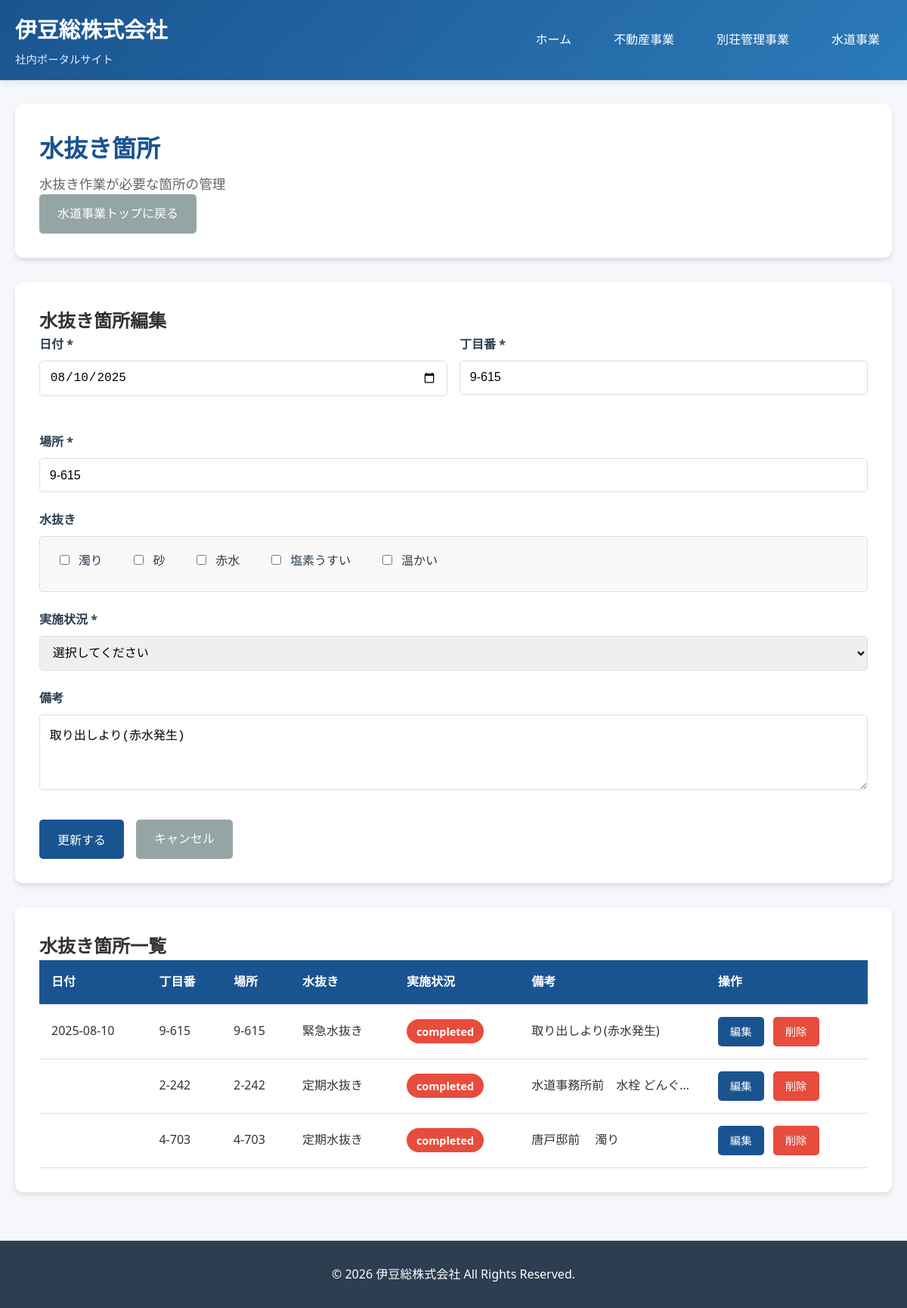
/modules/water_service/water_drainage.php?edit=2, run on the app's committed database.
### tables this page shows
CREATE TABLE water_drainage_locations (
        id INTEGER PRIMARY KEY AUTOINCREMENT,
        location_name TEXT NOT NULL,
        address TEXT NOT NULL,
        property_owner TEXT,
        contact_info TEXT,
        drainage_type TEXT,
        last_drainage_date DATE,
        next_scheduled_date DATE,
        status TEXT DEFAULT 'pending',
        notes TEXT,
        created_at DATETIME DEFAULT CURRENT_TIMESTAMP,
        updated_at DATETIME DEFAULT CURRENT_TIMESTAMP
    );

### includes/db.php (called while the page is built, shortened)
<?php
class Database {
    private static $instance = null;
    private $db;
    private function __construct() {
        try {
            $this->db = new PDO('sqlite:' . DB_PATH);
            $this->db->setAttribute(PDO::ATTR_ERRMODE, PDO::ERRMODE_EXCEPTION);
            $this->db->setAttribute(PDO::ATTR_DEFAULT_FETCH_MODE, PDO::FETCH_ASSOC);
        } catch (PDOException $e) {
            die('データベース接続エラー: ' . $e->getMessage());
        }
    }
    public static function getInstance() {
        if (self::$instance === null) {
            self::$instance = new self();
        }
        return self::$instance;
    }
    public function query($sql, $params = []) {
        try {
            $stmt = $this->db->prepare($sql);
            $stmt->execute($params);
            return $stmt;
        } catch (PDOException $e) {
            error_log('SQL Error: ' . $e->getMessage());
            return false;
        }
    }
    public function fetchAll($sql, $params = []) {
        $stmt = $this->query($sql, $params);
        return $stmt ? $stmt->fetchAll() : [];
    }
    public function fetchOne($sql, $params = []) {
        $stmt = $this->query($sql, $params);
        return $stmt ? $stmt->fetch() : null;
    }
}

### modules/water_service/water_drainage.php (the view, shortened to what this page needs)
<?php
require_once __DIR__ . '/../../includes/db.php';
$db = Database::getInstance();
$edit_location = null;
if (isset($_GET['edit'])) {
    $edit_location = $db->fetchOne("SELECT * FROM water_drainage_locations WHERE id = ?", [(int)$_GET['edit']]);
}
$locations = $db->fetchAll("SELECT * FROM water_drainage_locations ORDER BY next_scheduled_date ASC");
include __DIR__ . '/../../includes/header.php';
?>
<div class="page-header">
    <h1>水抜き箇所</h1>
    <p>水抜き作業が必要な箇所の管理</p>
    <a href="/modules/water_service/index.php" class="btn btn-secondary">水道事業トップに戻る</a>
</div>
<?php
$drainage_conditions_array = [];
if ($edit_location && isset($edit_location['drainage_type'])) {
    $drainage_conditions_array = array_map('trim', explode(',', $edit_location['drainage_type']));
}
?>
<div class="form-container">
    <h2><?php echo $edit_location ? '水抜き箇所編集' : '新規水抜き箇所登録'; ?></h2>
    <form method="POST">
        <div class="form-row">
            <div class="form-group">
                <label for="drainage_date">日付 *</label>
                <input type="date" id="drainage_date" name="drainage_date" required
                       value="<?php echo htmlspecialchars($edit_location['last_drainage_date'] ?? ''); ?>">
            </div>
            <div class="form-group">
                <label for="district_number">丁目番 *</label>
                <input type="text" id="district_number" name="district_number" required
                       placeholder="例: 1丁目23番地"
                       value="<?php echo htmlspecialchars($edit_location['address'] ?? ''); ?>">
            </div>
        </div>
        <div class="form-group">
            <label for="location_name">場所 *</label>
            <input type="text" id="location_name" name="location_name" required
                   placeholder="例: 山田様宅前"
                   value="<?php echo htmlspecialchars($edit_location['location_name'] ?? ''); ?>">
        </div>
        <div class="form-group">
            <label>水抜き</label>
            <div class="checkbox-group">
                <label class="checkbox-label">
                    <input type="checkbox" name="drainage_turbid" value="1"
                           <?php echo in_array('濁り', $drainage_conditions_array) ? 'checked' : ''; ?>>
                    <span>濁り</span>
                </label>
                <label class="checkbox-label">
                    <input type="checkbox" name="drainage_sand" value="1"
                           <?php echo in_array('砂', $drainage_conditions_array) ? 'checked' : ''; ?>>
                    <span>砂</span>
                </label>
                <label class="checkbox-label">
                    <input type="checkbox" name="drainage_red" value="1"
                           <?php echo in_array('赤水', $drainage_conditions_array) ? 'checked' : ''; ?>>
                    <span>赤水</span>
                </label>
                <label class="checkbox-label">
                    <input type="checkbox" name="drainage_chlorine" value="1"
                           <?php echo in_array('塩素うすい', $drainage_conditions_array) ? 'checked' : ''; ?>>
                    <span>塩素うすい</span>
                </label>
                <label class="checkbox-label">
                    <input type="checkbox" name="drainage_warm" value="1"
                           <?php echo in_array('温かい', $drainage_conditions_array) ? 'checked' : ''; ?>>
                    <span>温かい</span>
                </label>
            </div>
        </div>
        <div class="form-group">
            <label for="implementation_status">実施状況 *</label>
            <select id="implementation_status" name="implementation_status" required>
                <option value="">選択してください</option>
            </select>
        </div>
        <div class="form-group">
            <label for="notes">備考</label>
            <textarea id="notes" name="notes" rows="4" placeholder="その他特記事項があれば記入してください"><?php echo htmlspecialchars($edit_location['notes'] ?? ''); ?></textarea>
        </div>
        <div class="form-actions">
            <button type="submit" class="btn"><?php echo $edit_location ? '更新する' : '登録する'; ?></button>
            <?php if ($edit_location): ?>
                <a href="water_drainage.php" class="btn btn-secondary">キャンセル</a>
            <?php endif; ?>
        </div>
    </form>
</div>
<div class="table-container" style="margin-top: 2rem;">
    <h2>水抜き箇所一覧</h2>
    <?php if (count($locations) > 0): ?>
        <div class="table-responsive">
            <table>
                <thead>
                    <tr>
                        <th>日付</th>
                        <th>丁目番</th>
                        <th>場所</th>
                        <th>水抜き</th>
                        <th>実施状況</th>
                        <th>備考</th>
                        <th>操作</th>
                    </tr>
                </thead>
                <tbody>
                    <?php foreach ($locations as $location): ?>
                        <tr>
                            <td data-label="日付"><?php echo $location['last_drainage_date'] ?? '-'; ?></td>
                            <td data-label="丁目番"><?php echo htmlspecialchars($location['address']); ?></td>
                            <td data-label="場所"><?php echo htmlspecialchars($location['location_name']); ?></td>
                            <td data-label="水抜き"><?php echo htmlspecialchars($location['drainage_type'] ?? '-'); ?></td>
                            <td data-label="実施状況">
                                <span class="badge badge-<?php
                                    echo $location['status'] === '実施済み' ? 'success' :
                                        ($location['status'] === '実施中' ? 'info' :
                                        ($location['status'] === '未実施' ? 'warning' : 'error'));
                                ?>">
                                    <?php echo htmlspecialchars($location['status']); ?>
                                </span>
                            </td>
                            <td data-label="備考" class="notes-cell"><?php echo htmlspecialchars($location['notes'] ?? '-'); ?></td>
                            <td data-label="操作" class="action-cell">
                                <a href="?edit=<?php echo $location['id']; ?>" class="btn btn-sm">編集</a>
                                <a href="?delete=<?php echo $location['id']; ?>"
                                   class="btn btn-sm btn-warning"
                                   onclick="return confirm('本当に削除しますか？')">削除</a>
                            </td>
                        </tr>
                    <?php endforeach; ?>
                </tbody>
            </table>
        </div>
    <?php else: ?>
        <p>登録されている水抜き箇所はありません。</p>
    <?php endif; ?>
</div>
<?php include __DIR__ . '/../../includes/footer.php'; ?>

### assets/css/style.css (style rules this page uses)
:root { --primary-color: #1a5490; --secondary-color: #2c7ab8; --accent-color: #f39c12; --success-color: #27ae60; --warning-color: #e74c3c; --dark-color: #2c3e50; --light-color: #ecf0f1; --text-color: #333; --bg-color: #f5f7fa; --card-shadow: 0 4px 6px rgba(0, 0, 0, 0.1); --card-hover-shadow: 0 8px 15px rgba(0, 0, 0, 0.2); }
* { margin: 0; padding: 0; box-sizing: border-box; }
body { font-family: 'Segoe UI', 'Hiragino Kaku Gothic ProN', 'Meiryo', sans-serif; background-color: var(--bg-color); color: var(--text-color); line-height: 1.6; }
.page-header { background: white; padding: 2rem; border-radius: 10px; box-shadow: var(--card-shadow); margin-bottom: 2rem; }
.page-header h1 { color: var(--primary-color); font-size: 2rem; margin-bottom: 0.5rem; }
.page-header p { color: #666; font-size: 1.1rem; }
.table-container { background: white; border-radius: 10px; padding: 2rem; box-shadow: var(--card-shadow); overflow-x: auto; }
table { width: 100%; border-collapse: collapse; }
table thead { background: var(--primary-color); color: white; }
table th, table td { padding: 1rem; text-align: left; border-bottom: 1px solid #ddd; }
table td .btn { padding: 0.5rem 1rem; font-size: 0.9rem; margin-right: 0.5rem; display: inline-block; }
.form-container { background: white; border-radius: 10px; padding: 2rem; box-shadow: var(--card-shadow); }
.form-group { margin-bottom: 1.5rem; }
.form-group label { display: block; margin-bottom: 0.5rem; font-weight: bold; color: var(--dark-color); }
.form-group input, .form-group select, .form-group textarea { width: 100%; padding: 0.8rem; border: 1px solid #ddd; border-radius: 5px; font-size: 1rem; transition: border-color 0.3s; }
.form-group textarea { resize: vertical; min-height: 100px; }
.btn { display: inline-block; padding: 0.8rem 1.5rem; background: var(--primary-color); color: white; text-decoration: none; border-radius: 5px; transition: background 0.3s; border: none; cursor: pointer; font-size: 1rem; }
.btn-warning { background: var(--warning-color); }
.btn-secondary { background: #95a5a6; }
.badge { display: inline-block; padding: 0.3rem 0.8rem; border-radius: 20px; font-size: 0.9rem; font-weight: bold; }
.form-row { display: grid; grid-template-columns: repeat(auto-fit, minmax(250px, 1fr)); gap: 1rem; margin-bottom: 1.5rem; }
.checkbox-group { display: flex; flex-wrap: wrap; gap: 1rem; padding: 0.8rem; border: 1px solid #ddd; border-radius: 5px; background: #f9f9f9; }
.checkbox-label { display: flex; align-items: center; cursor: pointer; user-select: none; padding: 0.4rem 0.8rem; border-radius: 5px; transition: background 0.3s; }
.checkbox-label input[type="checkbox"] { width: auto; margin-right: 0.5rem; cursor: pointer; }
.checkbox-label span { font-weight: normal; }
.form-actions { display: flex; gap: 1rem; flex-wrap: wrap; margin-top: 2rem; }
.table-responsive { width: 100%; overflow-x: auto; -webkit-overflow-scrolling: touch; }
.notes-cell { max-width: 200px; overflow: hidden; text-overflow: ellipsis; white-space: nowrap; }
.action-cell { white-space: nowrap; }
.btn-sm { padding: 0.4rem 0.8rem; font-size: 0.85rem; }
.badge-error { background: var(--warning-color); color: white; }

### data on the page
water_drainage_locations: drainage_date "08/10/2025", district_number "9-615", location_name "9-615", notes "取り出しより(赤水発生)", last_drainage_date "2025-08-10", address "9-615", drainage_type "緊急水抜き", status "completed"
water_drainage_locations: address "2-242", location_name "2-242", drainage_type "定期水抜き", status "completed", notes "水道事務所前 水栓 どんぐ…"
water_drainage_locations: address "4-703", location_name "4-703", drainage_type "定期水抜き", status "completed", notes "唐戸邸前 濁り"
